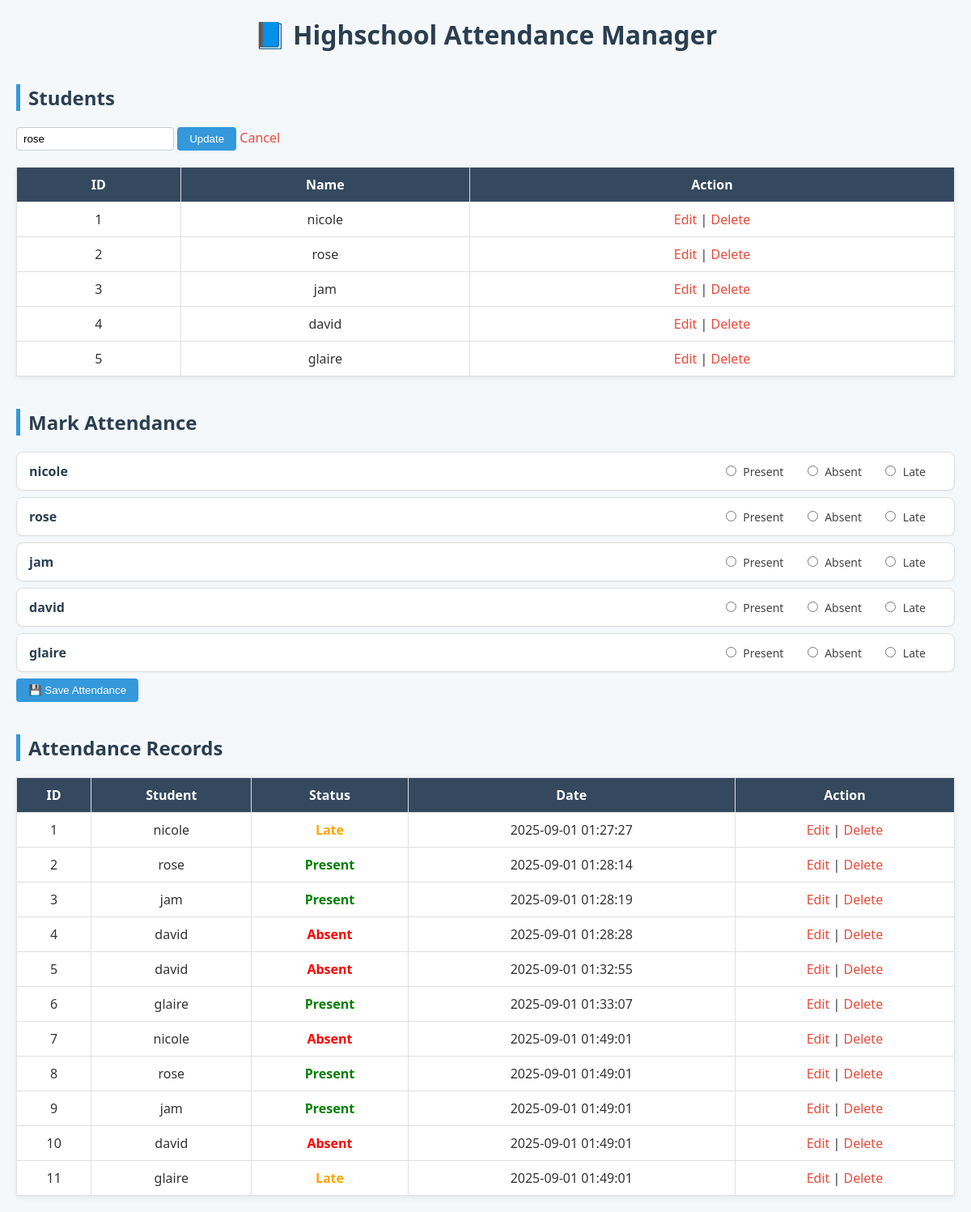
/?edit_student=2, run on the app's committed database.
### tables this page shows
CREATE TABLE `students` (
  `id` int(11) NOT NULL,
  `name` varchar(100) NOT NULL
);

CREATE TABLE `attendance` (
  `id` int(11) NOT NULL,
  `student_id` int(11) DEFAULT NULL,
  `status` enum('Present','Absent','Late') NOT NULL,
  `date` timestamp NOT NULL DEFAULT current_timestamp()
);

### Student.php (called while the page is built, shortened)
<?php
require_once "db.php";
class Student {
    private $conn;
    public function __construct() {
        $db = new Database();
        $this->conn = $db->connect();
    }
    public function all() {
        return $this->conn->query("SELECT * FROM students")->fetchAll(PDO::FETCH_ASSOC);
    }
    public function getById($id) {
        $stmt = $this->conn->prepare("SELECT * FROM students WHERE id=:id");
        $stmt->execute(['id'=>$id]);
        return $stmt->fetch(PDO::FETCH_ASSOC);
    }
}
?>

### db.php (called while the page is built, shortened)
<?php
class Database {
    private $host = "localhost";
    private $dbname = "student_attendancesql";
    private $user = "root";
    private $pass = "";
    public function connect() {
        try {
            $this->conn = new PDO("mysql:host=$this->host;dbname=$this->dbname",
                                   $this->user, $this->pass);
            $this->conn->setAttribute(PDO::ATTR_ERRMODE, PDO::ERRMODE_EXCEPTION);
            return $this->conn;
        } catch (PDOException $e) {
            die("Connection failed: " . $e->getMessage());
        }
    }
}
?>

### Attendance.php (called while the page is built, shortened)
<?php
require_once "db.php";
class Attendance {
    private $conn;
    public function __construct() {
        $db = new Database();
        $this->conn = $db->connect();
    }
    public function all() {
        $sql = "SELECT a.id, s.name, a.student_id, a.status, a.date
                FROM attendance a JOIN students s ON a.student_id=s.id";
        return $this->conn->query($sql)->fetchAll(PDO::FETCH_ASSOC);
    }
}
?>

### index.php (the view, shortened to what this page needs)
<?php
require_once "Student.php";
require_once "Attendance.php";
$student = new Student();
$attendance = new Attendance();
if (isset($_GET['edit_student'])) {
    $editStudent = $student->getById($_GET['edit_student']);
}
$students = $student->all();
$records = $attendance->all();
?>
<!DOCTYPE html>
<html>
<head>
</head>
<body>
<h1>📘 Highschool Attendance Manager</h1>
<h2>Students</h2>
<form method="POST">
    <input type="text" name="name" placeholder="Student Name"
           value="<?= isset($editStudent) ? $editStudent['name'] : '' ?>" required>
    <?php if (isset($editStudent)): ?>
        <button type="submit" name="update_student">Update</button>
        <a href="index.php">Cancel</a>
    <?php else: ?>
        <button type="submit" name="add_student">Add</button>
    <?php endif; ?>
</form>
<table>
<tr><th>ID</th><th>Name</th><th>Action</th></tr>
<?php foreach($students as $s): ?>
<tr>
    <td><?= $s['id'] ?></td>
    <td><?= $s['name'] ?></td>
    <td>
        <a href="?edit_student=<?= $s['id'] ?>">Edit</a> |
        <a href="?delete_student=<?= $s['id'] ?>">Delete</a>
    </td>
</tr>
<?php endforeach; ?>
</table>
<h2>Mark Attendance</h2>
<form method="POST">
    <?php foreach($students as $s): ?>
        <div class="attendance-row">
            <strong><?= $s['name'] ?></strong>
            <div class="attendance-options">
                <label><input type="radio" name="attendance[<?= $s['id'] ?>]" value="Present" required> Present</label>
                <label><input type="radio" name="attendance[<?= $s['id'] ?>]" value="Absent"> Absent</label>
                <label><input type="radio" name="attendance[<?= $s['id'] ?>]" value="Late"> Late</label>
            </div>
        </div>
    <?php endforeach; ?>
    <button type="submit" name="mark_attendance">💾 Save Attendance</button>
</form>
<h2>Attendance Records</h2>
<table>
<tr><th>ID</th><th>Student</th><th>Status</th><th>Date</th><th>Action</th></tr>
<?php foreach ($records as $r): ?>
<tr>
    <td><?= $r['id'] ?></td>
    <td><?= $r['name'] ?></td>
    <td class="<?= strtolower($r['status']) ?>"><?= $r['status'] ?></td>
    <td><?= $r['date'] ?></td>
    <td>
        <a href="?edit_attendance=<?= $r['id'] ?>">Edit</a> |
        <a href="?delete_attendance=<?= $r['id'] ?>">Delete</a>
    </td>
</tr>
<?php endforeach; ?>
</table>
</body>
</html>

### index.php (style rules this page uses)
body { font-family: "Segoe UI", Arial, sans-serif; background: #f4f8fb; margin: 20px; color: #333; }
h1 { text-align: center; color: #2c3e50; margin-bottom: 30px; }
h2 { color: #2c3e50; margin-top: 40px; border-left: 5px solid #3498db; padding-left: 10px; }
form { margin-bottom: 20px; }
input[type="text"] { padding: 6px 8px; border: 1px solid #ccc; border-radius: 4px; }
button { padding: 7px 15px; background: #3498db; color: white; border: none; border-radius: 4px; cursor: pointer; }
a { color: #e74c3c; text-decoration: none; }
table { width: 100%; border-collapse: collapse; margin-top: 15px; background: white; box-shadow: 0 2px 6px rgba(0,0,0,0.08); }
th, td { border: 1px solid #e0e0e0; padding: 10px; text-align: center; }
th { background: #34495e; color: white; }
.present { color: green; font-weight: bold; }
.absent { color: red; font-weight: bold; }
.late { color: orange; font-weight: bold; }
.attendance-row { display: flex; align-items: center; justify-content: space-between; padding: 12px 15px; margin: 8px 0; background: #fff; border: 1px solid #ddd; border-radius: 8px; box-shadow: 0 1px 3px rgba(0,0,0,0.05); }
.attendance-row strong { flex: 1; font-size: 16px; color: #2c3e50; }
.attendance-options label { margin-right: 20px; font-size: 14px; color: #444; }
.attendance-options input { margin-right: 5px; }

### data on the page
students: name "rose", id "2"
students: id "1", name "nicole"
students: id "3", name "jam"
students: id "4", name "david"
students: id "5", name "glaire"
attendance: id "1", student.name "nicole", status "Late", date "2025-09-01 01:27:27"
attendance: id "2", student.name "rose", status "Present", date "2025-09-01 01:28:14"
attendance: id "3", student.name "jam", status "Present", date "2025-09-01 01:28:19"
attendance: id "4", student.name "david", status "Absent", date "2025-09-01 01:28:28"
attendance: id "5", student.name "david", status "Absent", date "2025-09-01 01:32:55"
attendance: id "6", student.name "glaire", status "Present", date "2025-09-01 01:33:07"
attendance: id "7", student.name "nicole", status "Absent", date "2025-09-01 01:49:01"
attendance: id "8", student.name "rose", status "Present", date "2025-09-01 01:49:01"
attendance: id "9", student.name "jam", status "Present", date "2025-09-01 01:49:01"
attendance: id "10", student.name "david", status "Absent", date "2025-09-01 01:49:01"
attendance: id "11", student.name "glaire", status "Late", date "2025-09-01 01:49:01"
